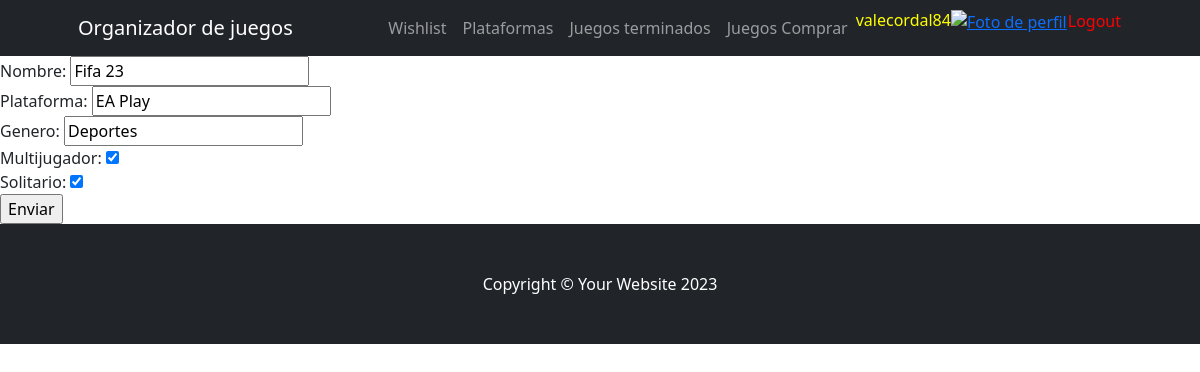
/wishlist/update/Fifa 23/ (signed in), run on the app's committed database.
### webapp/models.py (models this page shows, shortened)
class wishlist(models.Model):
    nombre=models.CharField(max_length=255)
    plataforma=models.CharField(max_length=255)
    genero=models.CharField(max_length=255)
    multijugador=models.BooleanField(default=False)
    solitario=models.BooleanField(default=False)
    class Meta:
        ordering= ["nombre"]
        verbose_name="wishlist"
        verbose_name_plural="wishlist"

### webapp/views.py (the view)
# urls.py: path('wishlist/update/<str:nombre_wishlist>/', views.wishlistUpdate, name='wishlistUpdate'),
@login_required
def wishlistUpdate(request, nombre_wishlist):
    wishlist_item = get_object_or_404(wishlist, nombre=nombre_wishlist)
    if request.method == "POST":
        form = WishlistForm(request.POST, instance=wishlist_item)
        if form.is_valid():
            form.save()
            return redirect('wishlist')
    else:
        form = WishlistForm(instance=wishlist_item)
    return render(request, "webapp/wishlistForm.html", {"form": form})

### webapp/forms.py
class WishlistForm(forms.ModelForm):
    class Meta:
        model = wishlist
        fields = ['nombre', 'plataforma', 'genero', 'multijugador', 'solitario']

### webapp/templates/webapp/wishlistForm.html (shortened to what this page needs)
{% extends "webapp/base.html" %}
{% load static %}
{% block contenido %}
<form action="" method="post">
    <table>
        {{ form }}
    </table>
    <input type="submit" value="Enviar">
</form>
{% endblock contenido %}

### webapp/templates/webapp/base.html (shortened to what this page needs)
<!DOCTYPE html>
<html lang="en">
    <head>
        {% load static %}
        <link href="https://cdn.jsdelivr.net/npm/bootstrap-icons@1.4.1/font/bootstrap-icons.css" rel="stylesheet" />
        <link href="{% static 'css/styles.css' %}" rel="stylesheet" />
        <link rel="stylesheet" href="https://cdnjs.cloudflare.com/ajax/libs/font-awesome/6.4.0/css/all.min.css">
    </head>
    <body>
        <nav class="navbar navbar-expand-lg navbar-dark bg-dark">
            <div class="container px-5">
                <a class="navbar-brand" href="{% url 'inicio' %}">Organizador de juegos</a>
                <div class="collapse navbar-collapse" id="navbarSupportedContent">
                    <ul class="navbar-nav ms-auto mb-2 mb-lg-0">
                        {% if user.is_authenticated %}
                            <li class="nav-item"><a class="nav-link" aria-current="page" href="{% url 'wishlist' %}">Wishlist</a></li>
                            <li class="nav-item"><a class="nav-link" href="{% url 'plataformas' %}">Plataformas</a></li>
                            <li class="nav-item"><a class="nav-link" href="{% url 'juegosTerminados' %}">Juegos terminados</a></li>
                            <li class="nav-item"><a class="nav-link" href="{% url 'juegosComprar' %}">Juegos Comprar</a></li>
                            <li class="nav-item" style="color:yellow">{{ user.username }}</li>
                            <div class="text-center">
                                <a href="{% url 'agregarAvatar' %}"><img src="{{request.session.avatar}}" height="40px" weight="40px" alt="Foto de perfil"> </a>
                            </div>
                            <li class="nav-item">
                                <form method="post" action="{% url 'logout' %}" style="display: inline;">
                                    <button type="submit" class="nav-link btn btn-link" style="padding: 0; color: red; text-decoration: none;">Logout</button>
                                </form>
                            </li>
                        {% endif %}
                    </ul>
                </div>
            </div>
        </nav>
    {% block contenido %}
    {% endblock contenido %}
      <footer class="py-5 bg-dark">
        <div class="container px-5"><p class="m-0 text-center text-white">Copyright &copy; Your Website 2023</p></div>
    </footer>
</body>
</html>

### data on the page
wishlist: nombre "Fifa 23", plataforma "EA Play", genero "Deportes", multijugador "☑", solitario "☑"

### other printed values
{{ user.username }} "valecordal84"
